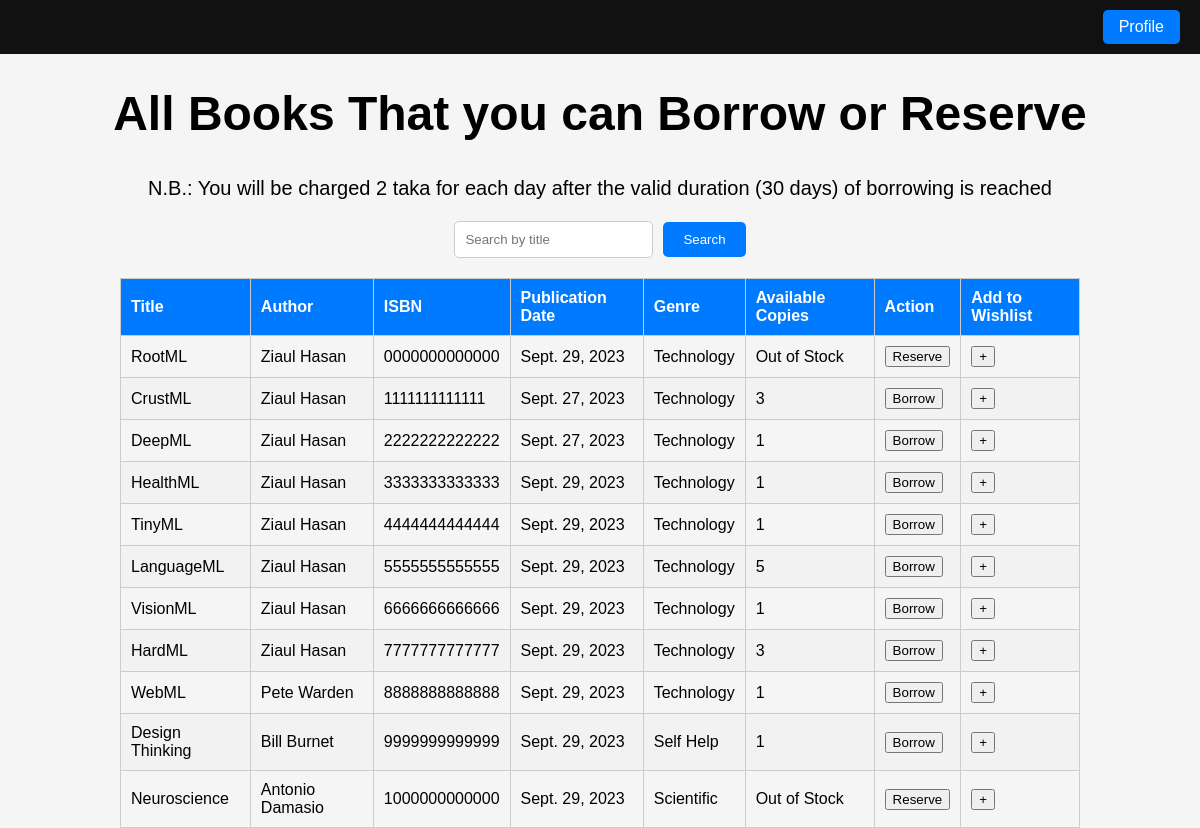
Before: /books (signed in) with the older database file.
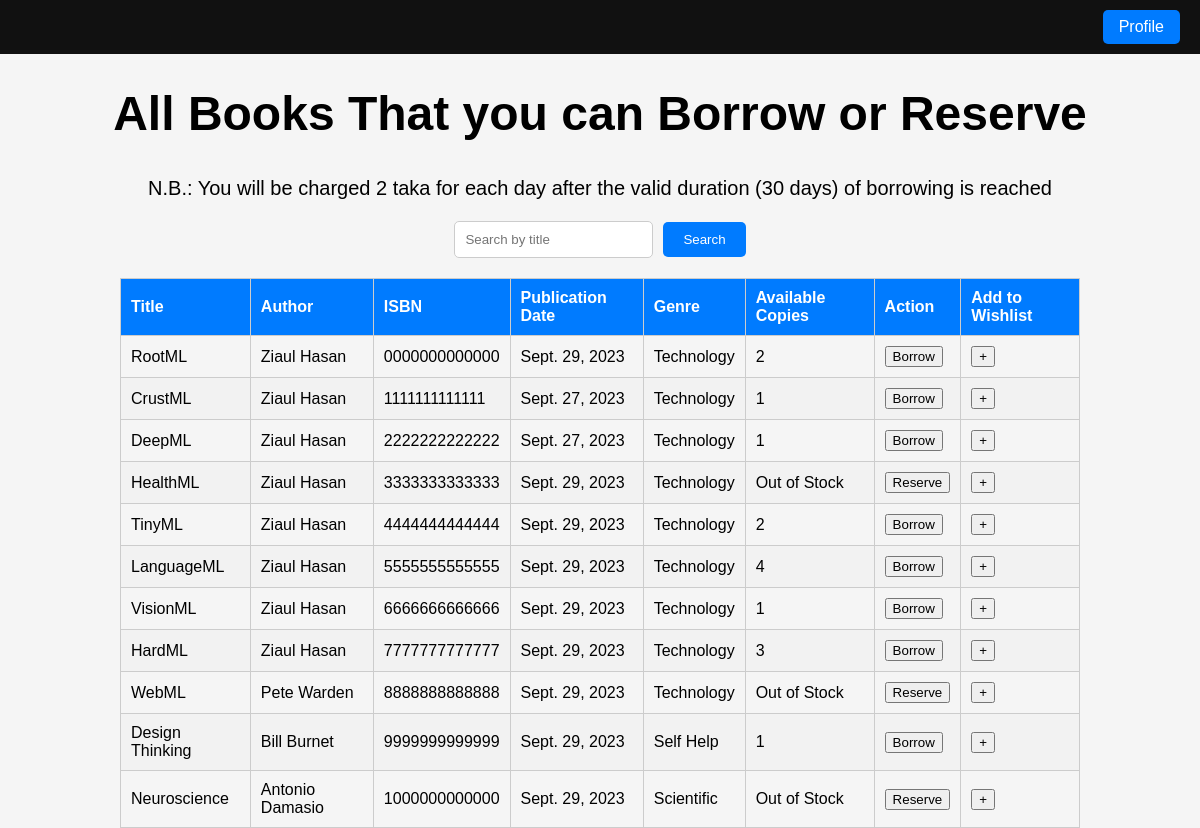
After: the same page with the newer database file.
### library/models.py (models this page shows, shortened)
class Book(models.Model):
    title = models.CharField(max_length=200)
    author = models.CharField(max_length=100)
    ISBN = models.CharField(max_length=13, unique=True)
    publication_date = models.DateField()
    genre = models.CharField(max_length=100)
    availability_status = models.BooleanField(default=True)
    num_books_available = models.PositiveIntegerField(default=1)

### library/views.py (the view)
# urls.py: path('books', views.books, name='books'),
def books(request):
    if not request.user.is_authenticated:
        return HttpResponseRedirect(reverse("signup"))
    search_query = request.GET.get('q')
    if search_query:
        books = Book.objects.filter(Q(title__icontains=search_query))
    else:
        books = Book.objects.all()
    return render(request, 'library/9books.html', {'books': books})

### library/templates/library/9books.html (shortened to what this page needs)
<!DOCTYPE html>
<html lang="en">
<head>
</head>
<body>
    <div class="navbar">
        <a href="profile" class="navbar-button">Profile</a>
    </div>
    <div class="heading">
        <h1>All Books That you can Borrow or Reserve</h1>
        <small>N.B.: You will be charged 2 taka for each day after the valid duration (30 days) of borrowing is reached</small>
    </div>
    <form method="get" class="search-bar">
        <input type="text" class="search-input" name="q" value="{{ search_query }}" placeholder="Search by title">
        <button class="search-button" type="submit">Search</button>
    </form>
    <table class="book-table">
        <thead>
            <tr>
                <th>Title</th>
                <th>Author</th>
                <th>ISBN</th>
                <th>Publication Date</th>
                <th>Genre</th>
                <th>Available Copies</th>
                <th>Action</th>
                <th>Add to Wishlist</th>
            </tr>
        </thead>
        <tbody>
            {% for book in books %}
                <tr>
                    <td>{{ book.title }}</td>
                    <td>{{ book.author }}</td>
                    <td>{{ book.ISBN }}</td>
                    <td>{{ book.publication_date }}</td>
                    <td>{{ book.genre }}</td>
                    {%if book.num_books_available%}
                    <td>{{ book.num_books_available }}</td>
                    {%else%}
                    <td>Out of Stock</td>
                    {%endif%}
                    <td>
                        {%if book.num_books_available%}
                            <form action="{%  url 'borrow' id=book.id  %}" method="post">
                                <button type="submit">Borrow</button>
                            </form>
                        {% else %}
                            <form action="{%  url 'reserve' id=book.id  %}" method="post">
                                <button type="submit">Reserve</button>
                            </form>
                        {% endif %}
                    </td>
                    <td>
                        <form action="{%  url 'wish' id=book.id  %}" method="post">
                            <button type="submit">+</button>
                        </form>
                    </td>
                </tr>
            {% endfor %}
        </tbody>
    </table>
</body>
</html>

Changed rows visible on the page:
changed Book "RootML": num_books_available (not shown) → "2"; num_books_available "Out of Stock Reserve" → "Borrow"
changed Book "CrustML": num_books_available "3" → "1"
changed Book "HealthML": num_books_available "1" → (not shown); num_books_available "Borrow" → "Out of Stock Reserve"
changed Book "TinyML": num_books_available "1" → "2"
changed Book "LanguageML": num_books_available "5" → "4"
changed Book "WebML": num_books_available "1" → (not shown); num_books_available "Borrow" → "Out of Stock Reserve"
